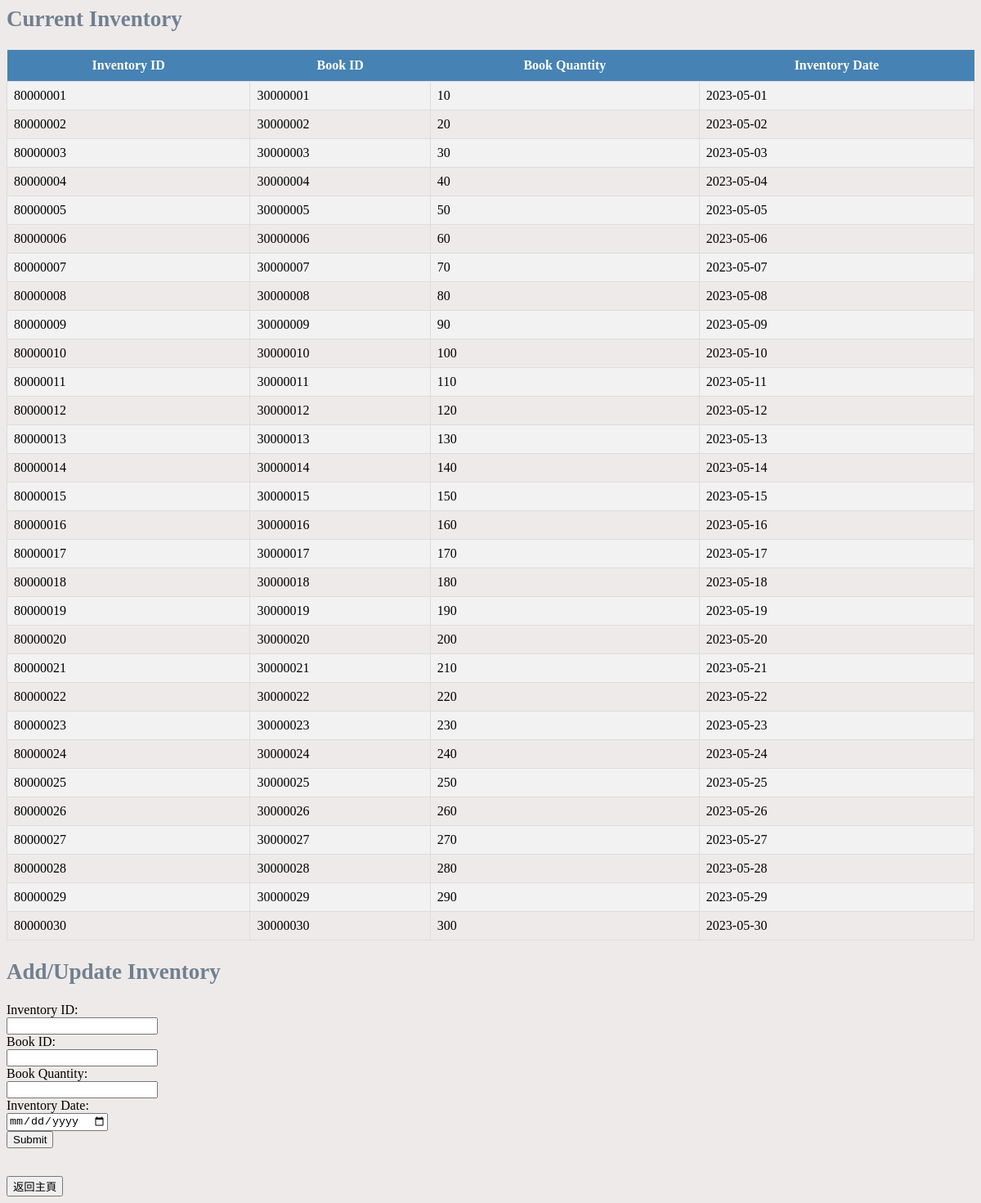
The page /inventory.php on the database its author committed.
### tables this page shows
CREATE TABLE INVENTORY (
    Inventory_ID CHAR(8), 
    Book_ID CHAR(8), 
    Book_Quantity INT, 
    Inventory_Date DATE,
    PRIMARY KEY(Inventory_ID),
    FOREIGN KEY(Book_ID) REFERENCES BOOK(Book_ID)
);

### inventory.php (the view, shortened to what this page needs)
<?php
include("PDO_connect.php");
function getInventory($pdo) {
    $stmt = $pdo->query("SELECT * FROM INVENTORY");
    return $stmt->fetchAll(PDO::FETCH_ASSOC);
}
?>
<!DOCTYPE html>
<html>
<head>
    <link rel="stylesheet" type="text/css" href="style.php">
</head>
<body>
<h2>Current Inventory</h2>
<table id="books">
    <tr>
        <th>Inventory ID</th>
        <th>Book ID</th>
        <th>Book Quantity</th>
        <th>Inventory Date</th>
    </tr>
    <?php
    $inventory = getInventory($pdo);
    foreach ($inventory as $item) {
        echo "<tr>";
        echo "<td>".$item["Inventory_ID"]."</td>";
        echo "<td>".$item["Book_ID"]."</td>";
        echo "<td>".$item["Book_Quantity"]."</td>";
        echo "<td>".$item["Inventory_Date"]."</td>";
        echo "</tr>";
    }
    ?>
</table>
<h2>Add/Update Inventory</h2>
<form method="post" action="">
    <label for="inventoryId">Inventory ID:</label><br>
    <input type="text" id="inventoryId" name="inventoryId" required><br>
    <label for="bookId">Book ID:</label><br>
    <input type="text" id="bookId" name="bookId" required><br>
    <label for="bookQuantity">Book Quantity:</label><br>
    <input type="number" id="bookQuantity" name="bookQuantity" required><br>
    <label for="inventoryDate">Inventory Date:</label><br>
    <input type="date" id="inventoryDate" name="inventoryDate" required><br>
    <input type="submit" value="Submit">
</form>
<br>
<a href="manage.php"><input type="submit" name="button" value="返回主頁"></a>
</body>
</html>

### rows shown on the page
inventory: Inventory_ID "80000001", Book_ID "30000001", Book_Quantity "10", Inventory_Date "2023-05-01"
inventory: Inventory_ID "80000002", Book_ID "30000002", Book_Quantity "20", Inventory_Date "2023-05-02"
inventory: Inventory_ID "80000003", Book_ID "30000003", Book_Quantity "30", Inventory_Date "2023-05-03"
inventory: Inventory_ID "80000004", Book_ID "30000004", Book_Quantity "40", Inventory_Date "2023-05-04"
inventory: Inventory_ID "80000005", Book_ID "30000005", Book_Quantity "50", Inventory_Date "2023-05-05"
inventory: Inventory_ID "80000006", Book_ID "30000006", Book_Quantity "60", Inventory_Date "2023-05-06"
inventory: Inventory_ID "80000007", Book_ID "30000007", Book_Quantity "70", Inventory_Date "2023-05-07"
inventory: Inventory_ID "80000008", Book_ID "30000008", Book_Quantity "80", Inventory_Date "2023-05-08"
inventory: Inventory_ID "80000009", Book_ID "30000009", Book_Quantity "90", Inventory_Date "2023-05-09"
inventory: Inventory_ID "80000010", Book_ID "30000010", Book_Quantity "100", Inventory_Date "2023-05-10"
inventory: Inventory_ID "80000011", Book_ID "30000011", Book_Quantity "110", Inventory_Date "2023-05-11"
inventory: Inventory_ID "80000012", Book_ID "30000012", Book_Quantity "120", Inventory_Date "2023-05-12"
inventory: Inventory_ID "80000013", Book_ID "30000013", Book_Quantity "130", Inventory_Date "2023-05-13"
inventory: Inventory_ID "80000014", Book_ID "30000014", Book_Quantity "140", Inventory_Date "2023-05-14"
inventory: Inventory_ID "80000015", Book_ID "30000015", Book_Quantity "150", Inventory_Date "2023-05-15"
inventory: Inventory_ID "80000016", Book_ID "30000016", Book_Quantity "160", Inventory_Date "2023-05-16"
inventory: Inventory_ID "80000017", Book_ID "30000017", Book_Quantity "170", Inventory_Date "2023-05-17"
inventory: Inventory_ID "80000018", Book_ID "30000018", Book_Quantity "180", Inventory_Date "2023-05-18"
inventory: Inventory_ID "80000019", Book_ID "30000019", Book_Quantity "190", Inventory_Date "2023-05-19"
inventory: Inventory_ID "80000020", Book_ID "30000020", Book_Quantity "200", Inventory_Date "2023-05-20"
inventory: Inventory_ID "80000021", Book_ID "30000021", Book_Quantity "210", Inventory_Date "2023-05-21"
inventory: Inventory_ID "80000022", Book_ID "30000022", Book_Quantity "220", Inventory_Date "2023-05-22"
inventory: Inventory_ID "80000023", Book_ID "30000023", Book_Quantity "230", Inventory_Date "2023-05-23"
inventory: Inventory_ID "80000024", Book_ID "30000024", Book_Quantity "240", Inventory_Date "2023-05-24"
inventory: Inventory_ID "80000025", Book_ID "30000025", Book_Quantity "250", Inventory_Date "2023-05-25"
inventory: Inventory_ID "80000026", Book_ID "30000026", Book_Quantity "260", Inventory_Date "2023-05-26"
inventory: Inventory_ID "80000027", Book_ID "30000027", Book_Quantity "270", Inventory_Date "2023-05-27"
inventory: Inventory_ID "80000028", Book_ID "30000028", Book_Quantity "280", Inventory_Date "2023-05-28"
inventory: Inventory_ID "80000029", Book_ID "30000029", Book_Quantity "290", Inventory_Date "2023-05-29"
inventory: Inventory_ID "80000030", Book_ID "30000030", Book_Quantity "300", Inventory_Date "2023-05-30"
